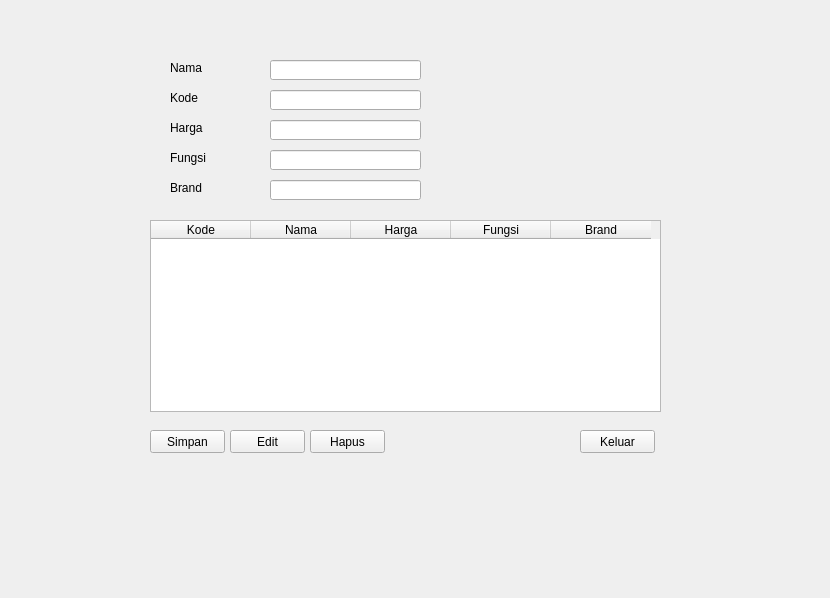
<?xml version="1.0" encoding="UTF-8"?>
<ui version="4.0">
 <class>frmToner</class>
 <widget class="QWidget" name="frmToner">
  <property name="geometry">
   <rect>
    <x>0</x>
    <y>0</y>
    <width>830</width>
    <height>598</height>
   </rect>
  </property>
  <property name="windowTitle">
   <string>Form</string>
  </property>
  <widget class="QLabel" name="label_2">
   <property name="geometry">
    <rect>
     <x>170</x>
     <y>90</y>
     <width>91</width>
     <height>16</height>
    </rect>
   </property>
   <property name="text">
    <string>Kode</string>
   </property>
  </widget>
  <widget class="QLabel" name="label">
   <property name="geometry">
    <rect>
     <x>170</x>
     <y>60</y>
     <width>91</width>
     <height>16</height>
    </rect>
   </property>
   <property name="text">
    <string>Nama</string>
   </property>
  </widget>
  <widget class="QPushButton" name="btnHapus">
   <property name="geometry">
    <rect>
     <x>310</x>
     <y>430</y>
     <width>75</width>
     <height>23</height>
    </rect>
   </property>
   <property name="text">
    <string>Hapus</string>
   </property>
  </widget>
  <widget class="QLineEdit" name="txtFungsi">
   <property name="geometry">
    <rect>
     <x>270</x>
     <y>150</y>
     <width>151</width>
     <height>20</height>
    </rect>
   </property>
  </widget>
  <widget class="QLabel" name="label_4">
   <property name="geometry">
    <rect>
     <x>170</x>
     <y>150</y>
     <width>91</width>
     <height>16</height>
    </rect>
   </property>
   <property name="text">
    <string>Fungsi</string>
   </property>
  </widget>
  <widget class="QPushButton" name="btnEdit">
   <property name="geometry">
    <rect>
     <x>230</x>
     <y>430</y>
     <width>75</width>
     <height>23</height>
    </rect>
   </property>
   <property name="text">
    <string>Edit</string>
   </property>
  </widget>
  <widget class="QLineEdit" name="txtKode">
   <property name="geometry">
    <rect>
     <x>270</x>
     <y>90</y>
     <width>151</width>
     <height>20</height>
    </rect>
   </property>
  </widget>
  <widget class="QLineEdit" name="txtNama">
   <property name="geometry">
    <rect>
     <x>270</x>
     <y>60</y>
     <width>151</width>
     <height>20</height>
    </rect>
   </property>
  </widget>
  <widget class="QTableWidget" name="tblToner">
   <property name="geometry">
    <rect>
     <x>150</x>
     <y>220</y>
     <width>511</width>
     <height>192</height>
    </rect>
   </property>
   <column>
    <property name="text">
     <string>Kode</string>
    </property>
   </column>
   <column>
    <property name="text">
     <string>Nama</string>
    </property>
   </column>
   <column>
    <property name="text">
     <string>Harga</string>
    </property>
   </column>
   <column>
    <property name="text">
     <string>Fungsi</string>
    </property>
   </column>
   <column>
    <property name="text">
     <string>Brand</string>
    </property>
   </column>
  </widget>
  <widget class="QPushButton" name="btnKeluar">
   <property name="geometry">
    <rect>
     <x>580</x>
     <y>430</y>
     <width>75</width>
     <height>23</height>
    </rect>
   </property>
   <property name="text">
    <string>Keluar</string>
   </property>
  </widget>
  <widget class="QLabel" name="label_5">
   <property name="geometry">
    <rect>
     <x>170</x>
     <y>180</y>
     <width>91</width>
     <height>16</height>
    </rect>
   </property>
   <property name="text">
    <string>Brand</string>
   </property>
  </widget>
  <widget class="QLabel" name="label_3">
   <property name="geometry">
    <rect>
     <x>170</x>
     <y>120</y>
     <width>91</width>
     <height>16</height>
    </rect>
   </property>
   <property name="text">
    <string>Harga</string>
   </property>
  </widget>
  <widget class="QLineEdit" name="txtHarga">
   <property name="geometry">
    <rect>
     <x>270</x>
     <y>120</y>
     <width>151</width>
     <height>20</height>
    </rect>
   </property>
  </widget>
  <widget class="QPushButton" name="btnSimpan">
   <property name="geometry">
    <rect>
     <x>150</x>
     <y>430</y>
     <width>75</width>
     <height>23</height>
    </rect>
   </property>
   <property name="text">
    <string>Simpan</string>
   </property>
  </widget>
  <widget class="QLineEdit" name="txtBrand">
   <property name="geometry">
    <rect>
     <x>270</x>
     <y>180</y>
     <width>151</width>
     <height>20</height>
    </rect>
   </property>
  </widget>
 </widget>
 <resources/>
 <connections/>
</ui>
